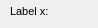
      <widget class="QWidget" name="page_10">
       <property name="geometry">
        <rect>
         <x>0</x>
         <y>0</y>
         <width>98</width>
         <height>28</height>
        </rect>
       </property>
       <attribute name="label">
        <string>Feature graphic design</string>
       </attribute>
       <widget class="QLabel" name="label_label_y">
        <property name="geometry">
         <rect>
          <x>10</x>
          <y>25</y>
          <width>90</width>
          <height>22</height>
         </rect>
        </property>
        <property name="font">
         <font>
          <pointsize>8</pointsize>
         </font>
        </property>
        <property name="frameShape">
         <enum>QFrame::NoFrame</enum>
        </property>
        <property name="frameShadow">
         <enum>QFrame::Plain</enum>
        </property>
        <property name="text">
         <string>Label y:</string>
        </property>
        <property name="textFormat">
         <enum>Qt::AutoText</enum>
        </property>
        <property name="scaledContents">
         <bool>false</bool>
        </property>
        <property name="alignment">
         <set>Qt::AlignLeading|Qt::AlignLeft|Qt::AlignVCenter</set>
        </property>
        <property name="margin">
         <number>3</number>
        </property>
       </widget>
       <widget class="QLineEdit" name="label_y">
        <property name="geometry">
         <rect>
          <x>110</x>
          <y>25</y>
          <width>160</width>
          <height>18</height>
         </rect>
        </property>
        <property name="text">
         <string/>
        </property>
       </widget>
       <widget class="QLabel" name="label_label_rotation">
        <property name="geometry">
         <rect>
          <x>10</x>
          <y>50</y>
          <width>90</width>
          <height>22</height>
         </rect>
        </property>
        <property name="font">
         <font>
          <pointsize>8</pointsize>
         </font>
        </property>
        <property name="frameShape">
         <enum>QFrame::NoFrame</enum>
        </property>
        <property name="frameShadow">
         <enum>QFrame::Plain</enum>
        </property>
        <property name="text">
         <string>Label rotation:</string>
        </property>
        <property name="textFormat">
         <enum>Qt::AutoText</enum>
        </property>
        <property name="scaledContents">
         <bool>false</bool>
        </property>
        <property name="alignment">
         <set>Qt::AlignLeading|Qt::AlignLeft|Qt::AlignVCenter</set>
        </property>
        <property name="margin">
         <number>3</number>
        </property>
       </widget>
       <widget class="QLineEdit" name="label_rotation">
        <property name="geometry">
         <rect>
          <x>110</x>
          <y>50</y>
          <width>160</width>
          <height>18</height>
         </rect>
        </property>
        <property name="text">
         <string/>
        </property>
       </widget>
       <widget class="QLabel" name="label_label_x">
        <property name="geometry">
         <rect>
          <x>10</x>
          <y>0</y>
          <width>90</width>
          <height>22</height>
         </rect>
        </property>
        <property name="font">
         <font>
          <pointsize>8</pointsize>
         </font>
        </property>
        <property name="frameShape">
         <enum>QFrame::NoFrame</enum>
        </property>
        <property name="frameShadow">
         <enum>QFrame::Plain</enum>
        </property>
        <property name="text">
         <string>Label x:</string>
        </property>
        <property name="textFormat">
         <enum>Qt::AutoText</enum>
        </property>
        <property name="scaledContents">
         <bool>false</bool>
        </property>
        <property name="alignment">
         <set>Qt::AlignLeading|Qt::AlignLeft|Qt::AlignVCenter</set>
        </property>
        <property name="margin">
         <number>3</number>
        </property>
       </widget>
       <widget class="QLineEdit" name="label_x">
        <property name="geometry">
         <rect>
          <x>110</x>
          <y>0</y>
          <width>160</width>
          <height>18</height>
         </rect>
        </property>
        <property name="text">
         <string/>
        </property>
       </widget>
       <widget class="QLabel" name="label_rotation">
        <property name="geometry">
         <rect>
          <x>280</x>
          <y>25</y>
          <width>90</width>
          <height>22</height>
         </rect>
        </property>
        <property name="font">
         <font>
          <pointsize>8</pointsize>
         </font>
        </property>
        <property name="frameShape">
         <enum>QFrame::NoFrame</enum>
        </property>
        <property name="frameShadow">
         <enum>QFrame::Plain</enum>
        </property>
        <property name="text">
         <string>Symbol rotation:</string>
        </property>
        <property name="textFormat">
         <enum>Qt::AutoText</enum>
        </property>
        <property name="scaledContents">
         <bool>false</bool>
        </property>
        <property name="alignment">
         <set>Qt::AlignLeading|Qt::AlignLeft|Qt::AlignVCenter</set>
        </property>
        <property name="margin">
         <number>3</number>
        </property>
       </widget>
       <widget class="QLineEdit" name="rotation">
        <property name="geometry">
         <rect>
          <x>380</x>
          <y>25</y>
          <width>160</width>
          <height>18</height>
         </rect>
        </property>
        <property name="text">
         <string/>
        </property>
       </widget>
       <widget class="QLabel" name="label_cat_svg">
        <property name="geometry">
         <rect>
          <x>280</x>
          <y>0</y>
          <width>90</width>
          <height>22</height>
         </rect>
        </property>
        <property name="font">
         <font>
          <pointsize>8</pointsize>
         </font>
        </property>
        <property name="frameShape">
         <enum>QFrame::NoFrame</enum>
        </property>
        <property name="frameShadow">
         <enum>QFrame::Plain</enum>
        </property>
        <property name="text">
         <string>Svg catalog:</string>
        </property>
        <property name="textFormat">
         <enum>Qt::AutoText</enum>
        </property>
        <property name="scaledContents">
         <bool>false</bool>
        </property>
        <property name="alignment">
         <set>Qt::AlignLeading|Qt::AlignLeft|Qt::AlignVCenter</set>
        </property>
        <property name="margin">
         <number>3</number>
        </property>
       </widget>
       <widget class="QLineEdit" name="cat_svg">
        <property name="geometry">
         <rect>
          <x>380</x>
          <y>0</y>
          <width>160</width>
          <height>18</height>
         </rect>
        </property>
        <property name="text">
         <string/>
        </property>
       </widget>
      </widget>
